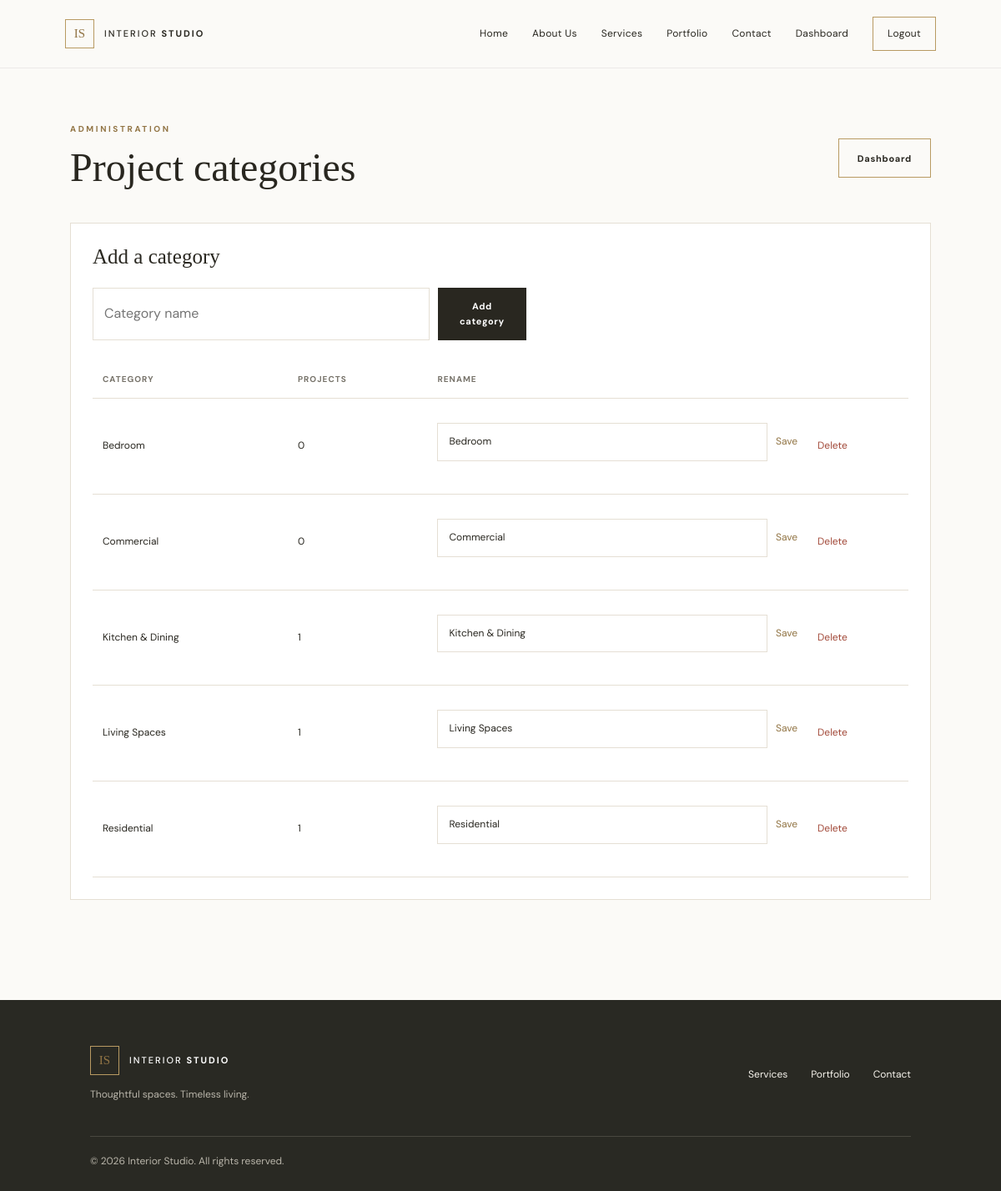
Screenshot of /admin/categories.php (signed in) with the database file from the repository.
### tables this page shows
CREATE TABLE categories (
    id INT UNSIGNED AUTO_INCREMENT PRIMARY KEY,
    name VARCHAR(100) NOT NULL UNIQUE,
    created_at TIMESTAMP DEFAULT CURRENT_TIMESTAMP
);

### config/config.php (called while the page is built, shortened)
<?php
function db(): PDO {
    static $pdo = null;
    if ($pdo === null) {
        $dsn = 'mysql:host=' . DB_HOST . ';dbname=' . DB_NAME . ';charset=utf8mb4';
        $pdo = new PDO($dsn, DB_USER, DB_PASS, [
            PDO::ATTR_ERRMODE => PDO::ERRMODE_EXCEPTION,
            PDO::ATTR_DEFAULT_FETCH_MODE => PDO::FETCH_ASSOC,
        ]);
    }
    return $pdo;
}

### includes/functions.php (called while the page is built, shortened)
<?php
require_once __DIR__ . '/../config/config.php';
function e(?string $value): string {
    return htmlspecialchars($value ?? '', ENT_QUOTES, 'UTF-8');
}

### admin/categories.php (the view, shortened to what this page needs)
<?php
require_once '../includes/functions.php';
$categories = db()->query("SELECT c.*,COUNT(p.id) AS project_count FROM categories c LEFT JOIN projects p ON p.category_id=c.id GROUP BY c.id ORDER BY c.name")->fetchAll();
include '../includes/header.php';
?>
<section class="dashboard-shell"><div class="dashboard-heading"><div><p class="eyebrow">ADMINISTRATION</p><h1>Project categories</h1></div><a class="btn btn-outline" href="../dashboard.php">Dashboard</a></div>
<div class="dashboard-panel"><h2>Add a category</h2><form class="inline-add" method="post"><input name="name" placeholder="Category name" required><button class="btn btn-dark">Add category</button></form>
<div class="table-wrap"><table><thead><tr><th>Category</th><th>Projects</th><th>Rename</th><th></th></tr></thead><tbody><?php foreach ($categories as $c): ?><tr><td><?= e($c['name']) ?></td><td><?= (int)$c['project_count'] ?></td><td><form class="inline-add" method="post"><input name="name" value="<?= e($c['name']) ?>" required><button class="link-button">Save</button></form></td><td><form method="post" data-confirm="Delete category? Projects will become uncategorised."><button class="link-danger">Delete</button></form></td></tr><?php endforeach; ?></tbody></table></div></div></section>
<?php include '../includes/footer.php'; ?>

### assets/css/style.css (style rules this page uses)
:root { --ink: #292720; --muted: #77736a; --cream: #f5f1e9; --paper: #fbfaf7; --sand: #e8dfd0; --gold: #b89a62; --gold-dark: #927545; --line: #e5dfd4; --serif: "Playfair Display", Georgia, serif; --sans: "DM Sans", Arial, sans-serif; }
* { box-sizing: border-box; }
html { scroll-behavior: smooth; }
body { margin: 0; background: var(--paper); color: var(--ink); font-family: var(--sans); line-height: 1.65; }
a { color: inherit; text-decoration: none; }
button, input, select, textarea { font: inherit; }
.eyebrow, .section-kicker { font-size: 10px; letter-spacing: 2.6px; font-weight: 700; color: var(--gold-dark); }
h1, h2, h3, p { margin-top: 0; }
h1, h2 { font-family: var(--serif); font-weight: 500; line-height: 1.12; }
h1 { font-size: clamp(43px, 6.1vw, 78px); margin: 17px 0 22px; }
h2 { font-size: clamp(34px, 4vw, 51px); margin-bottom: 23px; }
.btn { border: 0; display: inline-flex; align-items: center; justify-content: center; padding: 13px 22px; min-height: 47px; cursor: pointer; font-size: 11px; letter-spacing: .7px; font-weight: 700; transition: background .2s, transform .2s; }
.btn-dark { background: var(--ink); color: white; }
.btn-outline { border: 1px solid var(--gold); color: var(--ink); background: transparent; }
.filter-bar input, .filter-bar select, .form-card input, .form-card select, .form-card textarea, .inline-add input, .inline-form select { width: 100%; border: 1px solid var(--line); background: #fff; padding: 12px 13px; color: var(--ink); outline: none; border-radius: 0; }
.dashboard-shell { padding: 65px 7% 100px; min-height: 65vh; }
.dashboard-heading { display: flex; justify-content: space-between; align-items: center; gap: 20px; margin-bottom: 35px; }
.dashboard-heading h1 { font-size: 48px; margin: 5px 0; }
.dashboard-panel { background: white; border: 1px solid var(--line); padding: 26px; margin: 20px 0; }
.dashboard-panel h2 { font-size: 25px; }
.table-wrap { overflow-x: auto; }
table { width: 100%; border-collapse: collapse; font-size: 12px; text-align: left; }
th { color: var(--muted); font-size: 10px; letter-spacing: 1px; text-transform: uppercase; }
th, td { padding: 14px 12px; border-bottom: 1px solid var(--line); vertical-align: middle; }
.link-danger, .link-button { border: 0; background: none; color: #a34b3b; cursor: pointer; padding: 0; font-size: 12px; }
.link-button { color: var(--gold-dark); }
.inline-add { display: flex; gap: 10px; max-width: 520px; margin: 15px 0 25px; }

### rows the page displays
categories: name "Bedroom", project_count "0"
categories: name "Commercial", project_count "0"
categories: name "Kitchen & Dining", project_count "1"
categories: name "Living Spaces", project_count "1"
categories: name "Residential", project_count "1"
